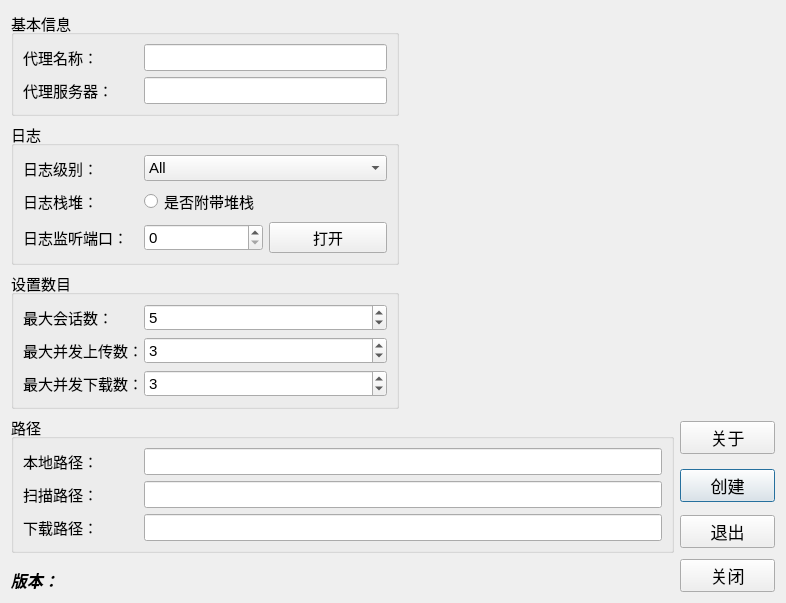
<?xml version="1.0" encoding="UTF-8"?>
<ui version="4.0">
 <class>SessionMsgDialog</class>
 <widget class="QDialog" name="SessionMsgDialog">
  <property name="geometry">
   <rect>
    <x>0</x>
    <y>0</y>
    <width>786</width>
    <height>575</height>
   </rect>
  </property>
  <property name="windowTitle">
   <string>Dialog</string>
  </property>
  <layout class="QGridLayout" name="gridLayout_2">
   <item row="0" column="0">
    <widget class="QGroupBox" name="groupBox">
     <property name="font">
      <font>
       <pointsize>11</pointsize>
      </font>
     </property>
     <property name="title">
      <string>基本信息</string>
     </property>
     <layout class="QVBoxLayout" name="verticalLayout">
      <item>
       <layout class="QHBoxLayout" name="horizontalLayout_2">
        <item>
         <widget class="QLabel" name="label">
          <property name="minimumSize">
           <size>
            <width>115</width>
            <height>0</height>
           </size>
          </property>
          <property name="maximumSize">
           <size>
            <width>115</width>
            <height>16777215</height>
           </size>
          </property>
          <property name="font">
           <font>
            <pointsize>11</pointsize>
           </font>
          </property>
          <property name="text">
           <string>代理名称：</string>
          </property>
          <property name="alignment">
           <set>Qt::AlignLeading|Qt::AlignLeft|Qt::AlignVCenter</set>
          </property>
          <property name="buddy">
           <cstring>lineEdit_ServerName</cstring>
          </property>
         </widget>
        </item>
        <item>
         <widget class="QLineEdit" name="lineEdit_ServerName">
          <property name="font">
           <font>
            <pointsize>12</pointsize>
           </font>
          </property>
          <property name="readOnly">
           <bool>true</bool>
          </property>
         </widget>
        </item>
       </layout>
      </item>
      <item>
       <layout class="QHBoxLayout" name="horizontalLayout_3">
        <item>
         <widget class="QLabel" name="label_2">
          <property name="minimumSize">
           <size>
            <width>115</width>
            <height>0</height>
           </size>
          </property>
          <property name="maximumSize">
           <size>
            <width>115</width>
            <height>16777215</height>
           </size>
          </property>
          <property name="font">
           <font>
            <pointsize>11</pointsize>
           </font>
          </property>
          <property name="text">
           <string>代理服务器：</string>
          </property>
          <property name="alignment">
           <set>Qt::AlignLeading|Qt::AlignLeft|Qt::AlignVCenter</set>
          </property>
          <property name="buddy">
           <cstring>lineEdit_Ip</cstring>
          </property>
         </widget>
        </item>
        <item>
         <widget class="QLineEdit" name="lineEdit_Ip">
          <property name="font">
           <font>
            <pointsize>12</pointsize>
           </font>
          </property>
          <property name="readOnly">
           <bool>true</bool>
          </property>
         </widget>
        </item>
       </layout>
      </item>
     </layout>
    </widget>
   </item>
   <item row="0" column="1" rowspan="3" colspan="2">
    <widget class="QWidget" name="widget" native="true">
     <property name="minimumSize">
      <size>
       <width>370</width>
       <height>0</height>
      </size>
     </property>
     <layout class="QGridLayout" name="gridLayout">
      <property name="leftMargin">
       <number>0</number>
      </property>
      <property name="topMargin">
       <number>0</number>
      </property>
      <property name="rightMargin">
       <number>0</number>
      </property>
      <property name="bottomMargin">
       <number>0</number>
      </property>
      <property name="spacing">
       <number>0</number>
      </property>
     </layout>
    </widget>
   </item>
   <item row="4" column="2">
    <widget class="QPushButton" name="pushButton_Create">
     <property name="maximumSize">
      <size>
       <width>95</width>
       <height>16777215</height>
      </size>
     </property>
     <property name="font">
      <font>
       <pointsize>13</pointsize>
      </font>
     </property>
     <property name="focusPolicy">
      <enum>Qt::ClickFocus</enum>
     </property>
     <property name="text">
      <string>创建</string>
     </property>
    </widget>
   </item>
   <item row="7" column="2">
    <widget class="QPushButton" name="pushButton_Close">
     <property name="maximumSize">
      <size>
       <width>95</width>
       <height>16777215</height>
      </size>
     </property>
     <property name="font">
      <font>
       <pointsize>13</pointsize>
      </font>
     </property>
     <property name="text">
      <string>关闭</string>
     </property>
    </widget>
   </item>
   <item row="3" column="2">
    <widget class="QPushButton" name="pushButton_Abort">
     <property name="maximumSize">
      <size>
       <width>95</width>
       <height>16777215</height>
      </size>
     </property>
     <property name="font">
      <font>
       <pointsize>13</pointsize>
      </font>
     </property>
     <property name="focusPolicy">
      <enum>Qt::ClickFocus</enum>
     </property>
     <property name="text">
      <string>关于</string>
     </property>
    </widget>
   </item>
   <item row="2" column="0">
    <widget class="QGroupBox" name="groupBox_3">
     <property name="font">
      <font>
       <pointsize>11</pointsize>
      </font>
     </property>
     <property name="title">
      <string>设置数目</string>
     </property>
     <layout class="QVBoxLayout" name="verticalLayout_3">
      <item>
       <layout class="QHBoxLayout" name="horizontalLayout_8">
        <item>
         <widget class="QLabel" name="label_8">
          <property name="minimumSize">
           <size>
            <width>115</width>
            <height>0</height>
           </size>
          </property>
          <property name="maximumSize">
           <size>
            <width>115</width>
            <height>16777215</height>
           </size>
          </property>
          <property name="font">
           <font>
            <pointsize>11</pointsize>
           </font>
          </property>
          <property name="text">
           <string>最大会话数：</string>
          </property>
          <property name="alignment">
           <set>Qt::AlignLeading|Qt::AlignLeft|Qt::AlignVCenter</set>
          </property>
         </widget>
        </item>
        <item>
         <widget class="QSpinBox" name="spinBox_SessionNum">
          <property name="minimum">
           <number>1</number>
          </property>
          <property name="maximum">
           <number>255</number>
          </property>
          <property name="value">
           <number>5</number>
          </property>
         </widget>
        </item>
       </layout>
      </item>
      <item>
       <layout class="QHBoxLayout" name="horizontalLayout_9">
        <item>
         <widget class="QLabel" name="label_10">
          <property name="minimumSize">
           <size>
            <width>115</width>
            <height>0</height>
           </size>
          </property>
          <property name="maximumSize">
           <size>
            <width>115</width>
            <height>16777215</height>
           </size>
          </property>
          <property name="font">
           <font>
            <pointsize>11</pointsize>
           </font>
          </property>
          <property name="text">
           <string>最大并发上传数：</string>
          </property>
          <property name="alignment">
           <set>Qt::AlignLeading|Qt::AlignLeft|Qt::AlignVCenter</set>
          </property>
         </widget>
        </item>
        <item>
         <widget class="QSpinBox" name="spinBox_UploadNum">
          <property name="minimum">
           <number>1</number>
          </property>
          <property name="maximum">
           <number>10</number>
          </property>
          <property name="value">
           <number>3</number>
          </property>
         </widget>
        </item>
       </layout>
      </item>
      <item>
       <layout class="QHBoxLayout" name="horizontalLayout">
        <item>
         <widget class="QLabel" name="label_9">
          <property name="minimumSize">
           <size>
            <width>115</width>
            <height>0</height>
           </size>
          </property>
          <property name="maximumSize">
           <size>
            <width>115</width>
            <height>16777215</height>
           </size>
          </property>
          <property name="font">
           <font>
            <pointsize>11</pointsize>
           </font>
          </property>
          <property name="text">
           <string>最大并发下载数：</string>
          </property>
          <property name="alignment">
           <set>Qt::AlignLeading|Qt::AlignLeft|Qt::AlignVCenter</set>
          </property>
         </widget>
        </item>
        <item>
         <widget class="QSpinBox" name="spinBox_DownloadNum">
          <property name="minimum">
           <number>1</number>
          </property>
          <property name="maximum">
           <number>10</number>
          </property>
          <property name="value">
           <number>3</number>
          </property>
         </widget>
        </item>
       </layout>
      </item>
     </layout>
    </widget>
   </item>
   <item row="3" column="0" rowspan="3" colspan="2">
    <widget class="QGroupBox" name="groupBox_4">
     <property name="font">
      <font>
       <pointsize>11</pointsize>
      </font>
     </property>
     <property name="title">
      <string>路径</string>
     </property>
     <layout class="QVBoxLayout" name="verticalLayout_4">
      <item>
       <layout class="QHBoxLayout" name="horizontalLayout_5">
        <item>
         <widget class="QLabel" name="label_4">
          <property name="minimumSize">
           <size>
            <width>115</width>
            <height>0</height>
           </size>
          </property>
          <property name="maximumSize">
           <size>
            <width>115</width>
            <height>16777215</height>
           </size>
          </property>
          <property name="font">
           <font>
            <pointsize>11</pointsize>
           </font>
          </property>
          <property name="text">
           <string>本地路径：</string>
          </property>
          <property name="alignment">
           <set>Qt::AlignLeading|Qt::AlignLeft|Qt::AlignVCenter</set>
          </property>
          <property name="buddy">
           <cstring>lineEdit_LocalPath</cstring>
          </property>
         </widget>
        </item>
        <item>
         <widget class="QLineEdit" name="lineEdit_LocalPath">
          <property name="font">
           <font>
            <pointsize>12</pointsize>
           </font>
          </property>
          <property name="readOnly">
           <bool>true</bool>
          </property>
         </widget>
        </item>
       </layout>
      </item>
      <item>
       <layout class="QHBoxLayout" name="horizontalLayout_6">
        <item>
         <widget class="QLabel" name="label_5">
          <property name="minimumSize">
           <size>
            <width>115</width>
            <height>0</height>
           </size>
          </property>
          <property name="maximumSize">
           <size>
            <width>115</width>
            <height>16777215</height>
           </size>
          </property>
          <property name="font">
           <font>
            <pointsize>11</pointsize>
           </font>
          </property>
          <property name="text">
           <string>扫描路径：</string>
          </property>
          <property name="alignment">
           <set>Qt::AlignLeading|Qt::AlignLeft|Qt::AlignVCenter</set>
          </property>
          <property name="buddy">
           <cstring>lineEdit_ScanPath</cstring>
          </property>
         </widget>
        </item>
        <item>
         <widget class="QLineEdit" name="lineEdit_ScanPath">
          <property name="font">
           <font>
            <pointsize>12</pointsize>
           </font>
          </property>
          <property name="readOnly">
           <bool>true</bool>
          </property>
         </widget>
        </item>
       </layout>
      </item>
      <item>
       <layout class="QHBoxLayout" name="horizontalLayout_7">
        <item>
         <widget class="QLabel" name="label_6">
          <property name="minimumSize">
           <size>
            <width>115</width>
            <height>0</height>
           </size>
          </property>
          <property name="maximumSize">
           <size>
            <width>115</width>
            <height>16777215</height>
           </size>
          </property>
          <property name="font">
           <font>
            <pointsize>11</pointsize>
           </font>
          </property>
          <property name="text">
           <string>下载路径：</string>
          </property>
          <property name="alignment">
           <set>Qt::AlignLeading|Qt::AlignLeft|Qt::AlignVCenter</set>
          </property>
          <property name="buddy">
           <cstring>lineEdit_DownloadPath</cstring>
          </property>
         </widget>
        </item>
        <item>
         <widget class="QLineEdit" name="lineEdit_DownloadPath">
          <property name="font">
           <font>
            <pointsize>12</pointsize>
           </font>
          </property>
          <property name="readOnly">
           <bool>true</bool>
          </property>
         </widget>
        </item>
       </layout>
      </item>
     </layout>
    </widget>
   </item>
   <item row="5" column="2">
    <widget class="QPushButton" name="pushButton_Quit">
     <property name="maximumSize">
      <size>
       <width>95</width>
       <height>16777215</height>
      </size>
     </property>
     <property name="font">
      <font>
       <pointsize>13</pointsize>
      </font>
     </property>
     <property name="focusPolicy">
      <enum>Qt::ClickFocus</enum>
     </property>
     <property name="text">
      <string>退出</string>
     </property>
     <property name="autoDefault">
      <bool>true</bool>
     </property>
    </widget>
   </item>
   <item row="1" column="0">
    <widget class="QGroupBox" name="groupBox_2">
     <property name="font">
      <font>
       <pointsize>11</pointsize>
      </font>
     </property>
     <property name="title">
      <string>日志</string>
     </property>
     <layout class="QVBoxLayout" name="verticalLayout_2">
      <item>
       <layout class="QHBoxLayout" name="horizontalLayout_10">
        <item>
         <widget class="QLabel" name="label_LogLevel">
          <property name="minimumSize">
           <size>
            <width>115</width>
            <height>0</height>
           </size>
          </property>
          <property name="maximumSize">
           <size>
            <width>115</width>
            <height>16777215</height>
           </size>
          </property>
          <property name="font">
           <font>
            <pointsize>11</pointsize>
           </font>
          </property>
          <property name="text">
           <string>日志级别：</string>
          </property>
          <property name="alignment">
           <set>Qt::AlignLeading|Qt::AlignLeft|Qt::AlignVCenter</set>
          </property>
         </widget>
        </item>
        <item>
         <widget class="QComboBox" name="comboBox_LogLevel">
          <item>
           <property name="text">
            <string>All</string>
           </property>
          </item>
          <item>
           <property name="text">
            <string>Trace</string>
           </property>
          </item>
          <item>
           <property name="text">
            <string>Debug</string>
           </property>
          </item>
          <item>
           <property name="text">
            <string>Info</string>
           </property>
          </item>
          <item>
           <property name="text">
            <string>Warn</string>
           </property>
          </item>
          <item>
           <property name="text">
            <string>Error</string>
           </property>
          </item>
          <item>
           <property name="text">
            <string>Fatal</string>
           </property>
          </item>
          <item>
           <property name="text">
            <string>Off</string>
           </property>
          </item>
          <item>
           <property name="text">
            <string>Must</string>
           </property>
          </item>
         </widget>
        </item>
       </layout>
      </item>
      <item>
       <layout class="QHBoxLayout" name="horizontalLayout_11">
        <item>
         <widget class="QLabel" name="label_LogStack">
          <property name="minimumSize">
           <size>
            <width>115</width>
            <height>0</height>
           </size>
          </property>
          <property name="maximumSize">
           <size>
            <width>115</width>
            <height>16777215</height>
           </size>
          </property>
          <property name="font">
           <font>
            <pointsize>11</pointsize>
           </font>
          </property>
          <property name="text">
           <string>日志栈堆：</string>
          </property>
          <property name="alignment">
           <set>Qt::AlignLeading|Qt::AlignLeft|Qt::AlignVCenter</set>
          </property>
         </widget>
        </item>
        <item>
         <widget class="QRadioButton" name="radioButton_UseStack">
          <property name="text">
           <string>是否附带堆栈</string>
          </property>
         </widget>
        </item>
       </layout>
      </item>
      <item>
       <layout class="QHBoxLayout" name="horizontalLayout_12">
        <item>
         <widget class="QLabel" name="label_13">
          <property name="minimumSize">
           <size>
            <width>115</width>
            <height>0</height>
           </size>
          </property>
          <property name="maximumSize">
           <size>
            <width>115</width>
            <height>16777215</height>
           </size>
          </property>
          <property name="font">
           <font>
            <pointsize>11</pointsize>
           </font>
          </property>
          <property name="text">
           <string>日志监听端口：</string>
          </property>
          <property name="alignment">
           <set>Qt::AlignLeading|Qt::AlignLeft|Qt::AlignVCenter</set>
          </property>
         </widget>
        </item>
        <item>
         <widget class="QSpinBox" name="spinBox_LogPort">
          <property name="minimum">
           <number>0</number>
          </property>
          <property name="maximum">
           <number>65535</number>
          </property>
         </widget>
        </item>
        <item>
         <widget class="QPushButton" name="pushButton_OpenLog">
          <property name="text">
           <string>打开</string>
          </property>
         </widget>
        </item>
       </layout>
      </item>
     </layout>
    </widget>
   </item>
   <item row="7" column="0" colspan="2">
    <layout class="QHBoxLayout" name="horizontalLayout_13">
     <item>
      <widget class="QLabel" name="label_7">
       <property name="maximumSize">
        <size>
         <width>45</width>
         <height>16777215</height>
        </size>
       </property>
       <property name="font">
        <font>
         <family>Arial</family>
         <pointsize>12</pointsize>
         <italic>true</italic>
         <bold>true</bold>
         <underline>false</underline>
        </font>
       </property>
       <property name="text">
        <string>版本：</string>
       </property>
       <property name="alignment">
        <set>Qt::AlignBottom|Qt::AlignLeading|Qt::AlignLeft</set>
       </property>
      </widget>
     </item>
     <item>
      <widget class="QLabel" name="label_Version">
       <property name="maximumSize">
        <size>
         <width>16777215</width>
         <height>16777215</height>
        </size>
       </property>
       <property name="font">
        <font>
         <family>Arial</family>
         <pointsize>11</pointsize>
         <italic>true</italic>
         <bold>false</bold>
         <underline>true</underline>
        </font>
       </property>
       <property name="text">
        <string/>
       </property>
       <property name="alignment">
        <set>Qt::AlignBottom|Qt::AlignLeading|Qt::AlignLeft</set>
       </property>
      </widget>
     </item>
    </layout>
   </item>
  </layout>
 </widget>
 <resources/>
 <connections/>
</ui>
